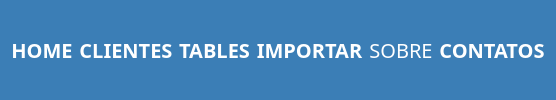
     <widget class="QFrame" name="frame">
      <property name="autoFillBackground">
       <bool>false</bool>
      </property>
      <property name="styleSheet">
       <string notr="true">background-color: rgb(59, 126, 182);
border-radius:12px;</string>
      </property>
      <property name="frameShape">
       <enum>QFrame::StyledPanel</enum>
      </property>
      <property name="frameShadow">
       <enum>QFrame::Raised</enum>
      </property>
      <layout class="QHBoxLayout" name="horizontalLayout">
       <item>
        <widget class="QPushButton" name="btn_home">
         <property name="minimumSize">
          <size>
           <width>0</width>
           <height>70</height>
          </size>
         </property>
         <property name="font">
          <font>
           <family>Source Sans Pro Semibold</family>
           <pointsize>-1</pointsize>
           <weight>75</weight>
           <bold>true</bold>
          </font>
         </property>
         <property name="cursor">
          <cursorShape>PointingHandCursor</cursorShape>
         </property>
         <property name="styleSheet">
          <string notr="true">QPushButton{
	font-family: &quot;Source Sans Pro Semibold&quot;;
    color: #fff;
	font-size: 20px;
	border-radius: 0px;
}
QPushButton:hover{
	color: #fff;
    background-color: #2d618c;
}</string>
         </property>
         <property name="text">
          <string>HOME</string>
         </property>
        </widget>
       </item>
       <item>
        <widget class="QPushButton" name="btn_clientes">
         <property name="minimumSize">
          <size>
           <width>0</width>
           <height>70</height>
          </size>
         </property>
         <property name="font">
          <font>
           <family>Source Sans Pro Semibold</family>
           <pointsize>-1</pointsize>
           <weight>75</weight>
           <bold>true</bold>
          </font>
         </property>
         <property name="cursor">
          <cursorShape>PointingHandCursor</cursorShape>
         </property>
         <property name="styleSheet">
          <string notr="true">QPushButton{
	font-family: &quot;Source Sans Pro Semibold&quot;;
    color: #fff;
	font-size: 20px;
	border-radius: 0px;
}
QPushButton:hover{
	color: #fff;
    background-color: #2d618c;
}</string>
         </property>
         <property name="text">
          <string>CLIENTES</string>
         </property>
        </widget>
       </item>
       <item>
        <widget class="QPushButton" name="btn_tables">
         <property name="minimumSize">
          <size>
           <width>0</width>
           <height>70</height>
          </size>
         </property>
         <property name="font">
          <font>
           <family>Source Sans Pro Semibold</family>
           <pointsize>-1</pointsize>
           <weight>75</weight>
           <bold>true</bold>
          </font>
         </property>
         <property name="cursor">
          <cursorShape>PointingHandCursor</cursorShape>
         </property>
         <property name="styleSheet">
          <string notr="true">QPushButton{
	font-family: &quot;Source Sans Pro Semibold&quot;;
    color: #fff;
	font-size: 20px;
	border-radius: 0px;
}
QPushButton:hover{
	color: #fff;
    background-color: #2d618c;
}</string>
         </property>
         <property name="text">
          <string>TABLES</string>
         </property>
        </widget>
       </item>
       <item>
        <widget class="QPushButton" name="btn_importar">
         <property name="minimumSize">
          <size>
           <width>0</width>
           <height>70</height>
          </size>
         </property>
         <property name="font">
          <font>
           <family>Source Sans Pro Semibold</family>
           <pointsize>-1</pointsize>
           <weight>75</weight>
           <bold>true</bold>
          </font>
         </property>
         <property name="cursor">
          <cursorShape>PointingHandCursor</cursorShape>
         </property>
         <property name="styleSheet">
          <string notr="true">QPushButton{
	font-family: &quot;Source Sans Pro Semibold&quot;;
    color: #fff;
	font-size: 20px;
	border-radius: 0px;
}
QPushButton:hover{
	color: #fff;
    background-color: #2d618c;
}</string>
         </property>
         <property name="text">
          <string>IMPORTAR</string>
         </property>
        </widget>
       </item>
       <item>
        <widget class="QPushButton" name="btn_sobre">
         <property name="minimumSize">
          <size>
           <width>0</width>
           <height>70</height>
          </size>
         </property>
         <property name="font">
          <font>
           <family>Source Sans Pro Semibold</family>
           <pointsize>-1</pointsize>
           <weight>50</weight>
           <italic>false</italic>
           <bold>false</bold>
          </font>
         </property>
         <property name="cursor">
          <cursorShape>PointingHandCursor</cursorShape>
         </property>
         <property name="styleSheet">
          <string notr="true">QPushButton{
	font-family: &quot;Source Sans Pro Semibold&quot;;
    color: #fff;
	font-size: 20px;
	border-radius: 0px;
}
QPushButton:hover{
	color: #fff;
    background-color: #2d618c;
}</string>
         </property>
         <property name="text">
          <string>SOBRE</string>
         </property>
         <property name="iconSize">
          <size>
           <width>16</width>
           <height>16</height>
          </size>
         </property>
        </widget>
       </item>
       <item>
        <widget class="QPushButton" name="btn_contatos">
         <property name="minimumSize">
          <size>
           <width>0</width>
           <height>70</height>
          </size>
         </property>
         <property name="font">
          <font>
           <family>Source Sans Pro Semibold</family>
           <pointsize>-1</pointsize>
           <weight>75</weight>
           <bold>true</bold>
          </font>
         </property>
         <property name="cursor">
          <cursorShape>PointingHandCursor</cursorShape>
         </property>
         <property name="styleSheet">
          <string notr="true">QPushButton{
	font-family: &quot;Source Sans Pro Semibold&quot;;
    color: #fff;
	font-size: 20px;
	border-radius: 0px;
}
QPushButton:hover{
	color: #fff;
    background-color: #2d618c;
}</string>
         </property>
         <property name="text">
          <string>CONTATOS</string>
         </property>
        </widget>
       </item>
      </layout>
     </widget>
